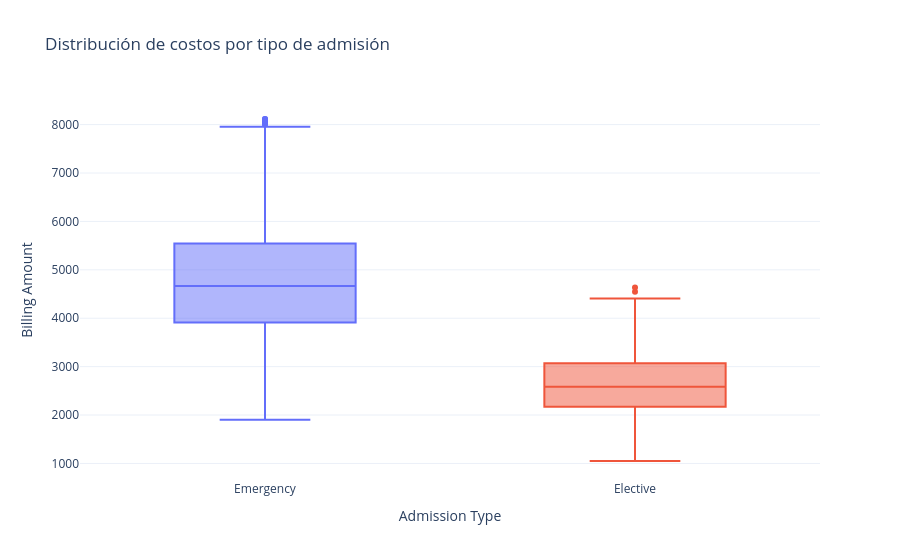

The code cell stored with this chart in its notebook:
### Markdown cell above
### Drivers del gasto

Podemos ver que la mayor cantidad de gastos se hacen en emergencias

### Code cell
fig_admision = px.box(
    data,
    x="Admission Type",
    y="Billing Amount",
    color="Admission Type",
    points="outliers",
    title="Distribución de costos por tipo de admisión"
)
fig_admision.update_layout(template="plotly_white", showlegend=False)
fig_admision.show()


# fig_patologia = px.box(
#     data,
#     x="Medical Condition",
#     y="Billing Amount",
#     color="Medical Condition",
#     facet_col="Admission Type",
#     points=False,
#     title="Distribución de costos por patología, separado por tipo de admisión"
# )
# fig_patologia.update_layout(template="plotly_white", showlegend=False)
# fig_patologia.update_xaxes(tickangle=45)
# fig_patologia.show()

### Figure 1 — Plotly figure (JSON) as saved in the notebook; plotly's stock layout.template omitted (floating-point values rounded to 4 significant figures; data arrays with more than 128 entries replaced by an {"elided": "..."} marker saying what was removed)
{"data": [{"alignmentgroup": "True", "boxpoints": "outliers", "hovertemplate": "Admission Type=%{x}<br>Billing Amount=%{y}<extra></extra>", "legendgroup": "Emergency", "marker": {"color": "#636efa"}, "name": "Emergency", "notched": false, "offsetgroup": "Emergency", "orientation": "v", "showlegend": true, "type": "box", "x": {"elided": "2988 str values"}, "x0": " ", "xaxis": "x", "y": {"elided": "2988 float values"}, "y0": " ", "yaxis": "y"}, {"alignmentgroup": "True", "boxpoints": "outliers", "hovertemplate": "Admission Type=%{x}<br>Billing Amount=%{y}<extra></extra>", "legendgroup": "Elective", "marker": {"color": "#EF553B"}, "name": "Elective", "notched": false, "offsetgroup": "Elective", "orientation": "v", "showlegend": true, "type": "box", "x": {"elided": "3012 str values"}, "x0": " ", "xaxis": "x", "y": {"elided": "3012 float values"}, "y0": " ", "yaxis": "y"}], "layout": {"boxmode": "overlay", "legend": {"title": {"text": "Admission Type"}, "tracegroupgap": 0}, "showlegend": false, "title": {"text": "Distribución de costos por tipo de admisión"}, "xaxis": {"anchor": "y", "categoryarray": ["Emergency", "Elective"], "categoryorder": "array", "domain": [0, 1], "title": {"text": "Admission Type"}}, "yaxis": {"anchor": "x", "domain": [0, 1], "title": {"text": "Billing Amount"}}}}
